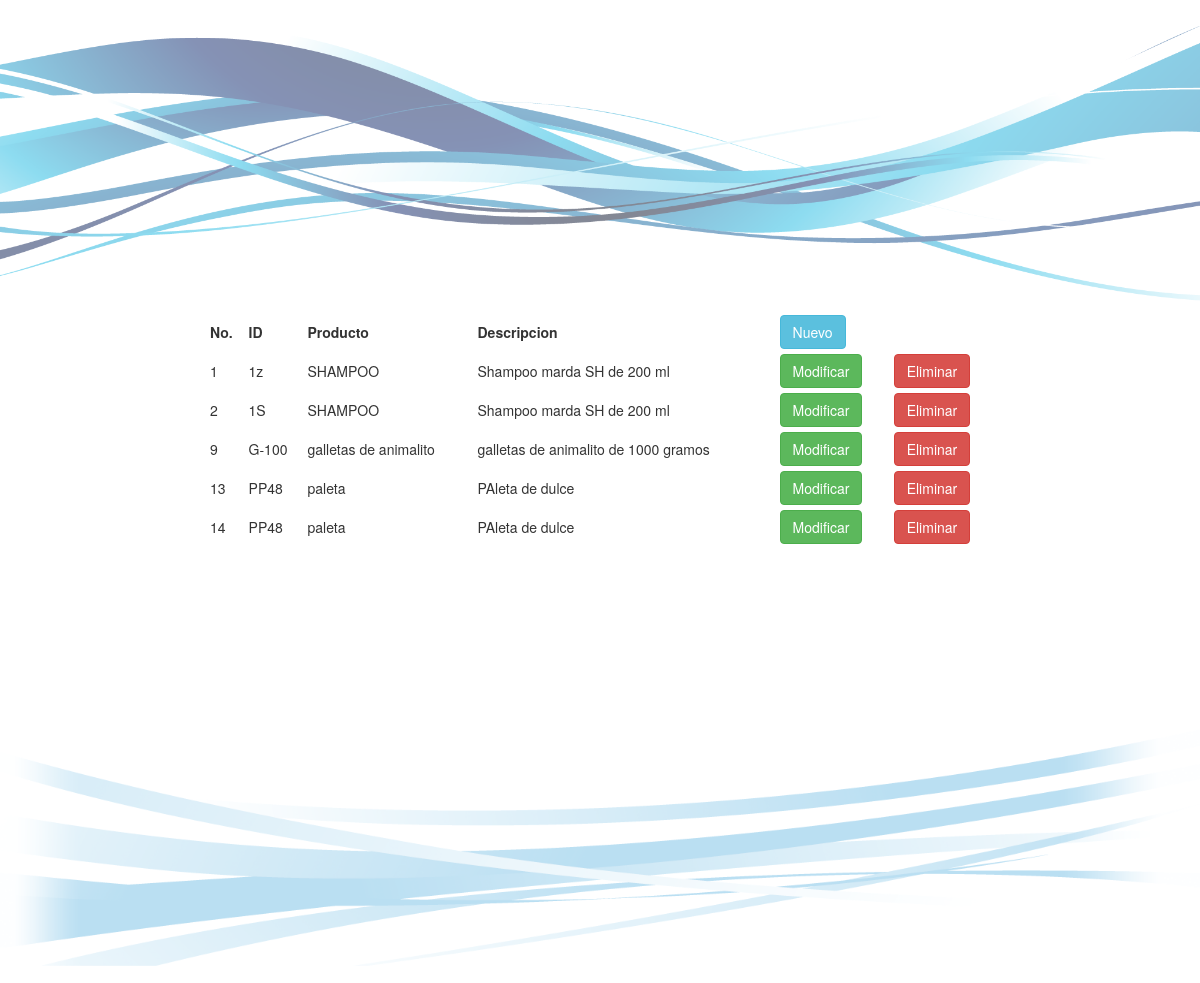
The page / on the database its author committed.
### tables this page shows
CREATE TABLE IF NOT EXISTS `productos` (
  `no` int(11) NOT NULL AUTO_INCREMENT,
  `id_producto` varchar(20) NOT NULL,
  `nombre` varchar(30) NOT NULL,
  `descripcion` text NOT NULL,
  PRIMARY KEY (`no`)
);

### index.php (the view, shortened to what this page needs)
<!DOCTYPE html>
<html>
<head>
<link href="css/bootstrap.css" rel="stylesheet" type="text/css">
</head>
<body>
<div class="todo">
  <div id="cabecera">
  	<img src="images/swirl.png" width="1188" id="img1">
  </div>
  <div id="contenido">
  	<table style="margin: auto; width: 800px; border-collapse: separate; border-spacing: 10px 5px;">
  		<thead>
  			<th>No.</th>
  			<th>ID</th>
  			<th>Producto</th>
  			<th>Descripcion</th>
  			<th> <a href="nuevo_prod1.php"> <button type="button" class="btn btn-info">Nuevo</button> </a> </th>
  		</thead>
  		<?php
      $sentencia="SELECT * FROM productos";
      $resultado=mysql_query($sentencia);
      while($filas=mysql_fetch_assoc($resultado))
      {
        echo "<tr>";
          echo "<td>"; echo $filas['no']; echo "</td>";
          echo "<td>"; echo $filas['id_producto']; echo "</td>";
          echo "<td>"; echo $filas['nombre']; echo "</td>";
          echo "<td>"; echo $filas['descripcion']; echo "</td>";
          echo "<td>  <a href='modif_prod1.php?no=".$filas['no']."'> <button type='button' class='btn btn-success'>Modificar</button> </a> </td>";
          echo "<td> <a href='eliminar_prod.php?no=".$filas['no']."''><button type='button' class='btn btn-danger'>Eliminar</button></a> </td>";
        echo "</tr>";
      }
      ?>
  	</table>
  </div>
	<div id="footer">
  		<img src="images/swirl2.png" id="img2">
  	</div>
</div>
</body>
</html>

### css/mycss.css (style rules this page uses)
#cabecera { opacity: 1; text-align: center; }
#contenido { min-height: 401px; }
#img1 { height: 20%; width: 100%; }
#img2 { height: 30%; width: 100%; }

### rows shown on the page
productos: no "1", id_producto "1z", nombre "SHAMPOO", descripcion "Shampoo marda SH de 200 ml"
productos: no "2", id_producto "1S", nombre "SHAMPOO", descripcion "Shampoo marda SH de 200 ml"
productos: no "9", id_producto "G-100", nombre "galletas de animalito", descripcion "galletas de animalito de 1000 gramos"
productos: no "13", id_producto "PP48", nombre "paleta", descripcion "PAleta de dulce"
productos: no "14", id_producto "PP48", nombre "paleta", descripcion "PAleta de dulce"
